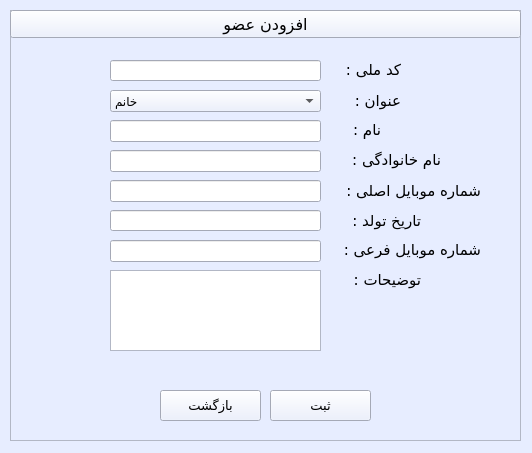
<?xml version="1.0" encoding="UTF-8"?>
<ui version="4.0">
 <class>add_customer</class>
 <widget class="QWidget" name="add_customer">
  <property name="geometry">
   <rect>
    <x>0</x>
    <y>0</y>
    <width>532</width>
    <height>453</height>
   </rect>
  </property>
  <property name="minimumSize">
   <size>
    <width>532</width>
    <height>453</height>
   </size>
  </property>
  <property name="maximumSize">
   <size>
    <width>532</width>
    <height>453</height>
   </size>
  </property>
  <property name="palette">
   <palette>
    <active>
     <colorrole role="WindowText">
      <brush brushstyle="SolidPattern">
       <color alpha="255">
        <red>0</red>
        <green>0</green>
        <blue>0</blue>
       </color>
      </brush>
     </colorrole>
     <colorrole role="Button">
      <brush brushstyle="SolidPattern">
       <color alpha="255">
        <red>231</red>
        <green>237</green>
        <blue>255</blue>
       </color>
      </brush>
     </colorrole>
     <colorrole role="Light">
      <brush brushstyle="SolidPattern">
       <color alpha="255">
        <red>255</red>
        <green>255</green>
        <blue>255</blue>
       </color>
      </brush>
     </colorrole>
     <colorrole role="Midlight">
      <brush brushstyle="SolidPattern">
       <color alpha="255">
        <red>243</red>
        <green>246</green>
        <blue>255</blue>
       </color>
      </brush>
     </colorrole>
     <colorrole role="Dark">
      <brush brushstyle="SolidPattern">
       <color alpha="255">
        <red>115</red>
        <green>118</green>
        <blue>127</blue>
       </color>
      </brush>
     </colorrole>
     <colorrole role="Mid">
      <brush brushstyle="SolidPattern">
       <color alpha="255">
        <red>154</red>
        <green>158</green>
        <blue>170</blue>
       </color>
      </brush>
     </colorrole>
     <colorrole role="Text">
      <brush brushstyle="SolidPattern">
       <color alpha="255">
        <red>0</red>
        <green>0</green>
        <blue>0</blue>
       </color>
      </brush>
     </colorrole>
     <colorrole role="BrightText">
      <brush brushstyle="SolidPattern">
       <color alpha="255">
        <red>255</red>
        <green>255</green>
        <blue>255</blue>
       </color>
      </brush>
     </colorrole>
     <colorrole role="ButtonText">
      <brush brushstyle="SolidPattern">
       <color alpha="255">
        <red>0</red>
        <green>0</green>
        <blue>0</blue>
       </color>
      </brush>
     </colorrole>
     <colorrole role="Base">
      <brush brushstyle="SolidPattern">
       <color alpha="255">
        <red>255</red>
        <green>255</green>
        <blue>255</blue>
       </color>
      </brush>
     </colorrole>
     <colorrole role="Window">
      <brush brushstyle="SolidPattern">
       <color alpha="255">
        <red>231</red>
        <green>237</green>
        <blue>255</blue>
       </color>
      </brush>
     </colorrole>
     <colorrole role="Shadow">
      <brush brushstyle="SolidPattern">
       <color alpha="255">
        <red>0</red>
        <green>0</green>
        <blue>0</blue>
       </color>
      </brush>
     </colorrole>
     <colorrole role="AlternateBase">
      <brush brushstyle="SolidPattern">
       <color alpha="255">
        <red>243</red>
        <green>246</green>
        <blue>255</blue>
       </color>
      </brush>
     </colorrole>
     <colorrole role="ToolTipBase">
      <brush brushstyle="SolidPattern">
       <color alpha="255">
        <red>255</red>
        <green>255</green>
        <blue>220</blue>
       </color>
      </brush>
     </colorrole>
     <colorrole role="ToolTipText">
      <brush brushstyle="SolidPattern">
       <color alpha="255">
        <red>0</red>
        <green>0</green>
        <blue>0</blue>
       </color>
      </brush>
     </colorrole>
    </active>
    <inactive>
     <colorrole role="WindowText">
      <brush brushstyle="SolidPattern">
       <color alpha="255">
        <red>0</red>
        <green>0</green>
        <blue>0</blue>
       </color>
      </brush>
     </colorrole>
     <colorrole role="Button">
      <brush brushstyle="SolidPattern">
       <color alpha="255">
        <red>231</red>
        <green>237</green>
        <blue>255</blue>
       </color>
      </brush>
     </colorrole>
     <colorrole role="Light">
      <brush brushstyle="SolidPattern">
       <color alpha="255">
        <red>255</red>
        <green>255</green>
        <blue>255</blue>
       </color>
      </brush>
     </colorrole>
     <colorrole role="Midlight">
      <brush brushstyle="SolidPattern">
       <color alpha="255">
        <red>243</red>
        <green>246</green>
        <blue>255</blue>
       </color>
      </brush>
     </colorrole>
     <colorrole role="Dark">
      <brush brushstyle="SolidPattern">
       <color alpha="255">
        <red>115</red>
        <green>118</green>
        <blue>127</blue>
       </color>
      </brush>
     </colorrole>
     <colorrole role="Mid">
      <brush brushstyle="SolidPattern">
       <color alpha="255">
        <red>154</red>
        <green>158</green>
        <blue>170</blue>
       </color>
      </brush>
     </colorrole>
     <colorrole role="Text">
      <brush brushstyle="SolidPattern">
       <color alpha="255">
        <red>0</red>
        <green>0</green>
        <blue>0</blue>
       </color>
      </brush>
     </colorrole>
     <colorrole role="BrightText">
      <brush brushstyle="SolidPattern">
       <color alpha="255">
        <red>255</red>
        <green>255</green>
        <blue>255</blue>
       </color>
      </brush>
     </colorrole>
     <colorrole role="ButtonText">
      <brush brushstyle="SolidPattern">
       <color alpha="255">
        <red>0</red>
        <green>0</green>
        <blue>0</blue>
       </color>
      </brush>
     </colorrole>
     <colorrole role="Base">
      <brush brushstyle="SolidPattern">
       <color alpha="255">
        <red>255</red>
        <green>255</green>
        <blue>255</blue>
       </color>
      </brush>
     </colorrole>
     <colorrole role="Window">
      <brush brushstyle="SolidPattern">
       <color alpha="255">
        <red>231</red>
        <green>237</green>
        <blue>255</blue>
       </color>
      </brush>
     </colorrole>
     <colorrole role="Shadow">
      <brush brushstyle="SolidPattern">
       <color alpha="255">
        <red>0</red>
        <green>0</green>
        <blue>0</blue>
       </color>
      </brush>
     </colorrole>
     <colorrole role="AlternateBase">
      <brush brushstyle="SolidPattern">
       <color alpha="255">
        <red>243</red>
        <green>246</green>
        <blue>255</blue>
       </color>
      </brush>
     </colorrole>
     <colorrole role="ToolTipBase">
      <brush brushstyle="SolidPattern">
       <color alpha="255">
        <red>255</red>
        <green>255</green>
        <blue>220</blue>
       </color>
      </brush>
     </colorrole>
     <colorrole role="ToolTipText">
      <brush brushstyle="SolidPattern">
       <color alpha="255">
        <red>0</red>
        <green>0</green>
        <blue>0</blue>
       </color>
      </brush>
     </colorrole>
    </inactive>
    <disabled>
     <colorrole role="WindowText">
      <brush brushstyle="SolidPattern">
       <color alpha="255">
        <red>115</red>
        <green>118</green>
        <blue>127</blue>
       </color>
      </brush>
     </colorrole>
     <colorrole role="Button">
      <brush brushstyle="SolidPattern">
       <color alpha="255">
        <red>231</red>
        <green>237</green>
        <blue>255</blue>
       </color>
      </brush>
     </colorrole>
     <colorrole role="Light">
      <brush brushstyle="SolidPattern">
       <color alpha="255">
        <red>255</red>
        <green>255</green>
        <blue>255</blue>
       </color>
      </brush>
     </colorrole>
     <colorrole role="Midlight">
      <brush brushstyle="SolidPattern">
       <color alpha="255">
        <red>243</red>
        <green>246</green>
        <blue>255</blue>
       </color>
      </brush>
     </colorrole>
     <colorrole role="Dark">
      <brush brushstyle="SolidPattern">
       <color alpha="255">
        <red>115</red>
        <green>118</green>
        <blue>127</blue>
       </color>
      </brush>
     </colorrole>
     <colorrole role="Mid">
      <brush brushstyle="SolidPattern">
       <color alpha="255">
        <red>154</red>
        <green>158</green>
        <blue>170</blue>
       </color>
      </brush>
     </colorrole>
     <colorrole role="Text">
      <brush brushstyle="SolidPattern">
       <color alpha="255">
        <red>115</red>
        <green>118</green>
        <blue>127</blue>
       </color>
      </brush>
     </colorrole>
     <colorrole role="BrightText">
      <brush brushstyle="SolidPattern">
       <color alpha="255">
        <red>255</red>
        <green>255</green>
        <blue>255</blue>
       </color>
      </brush>
     </colorrole>
     <colorrole role="ButtonText">
      <brush brushstyle="SolidPattern">
       <color alpha="255">
        <red>115</red>
        <green>118</green>
        <blue>127</blue>
       </color>
      </brush>
     </colorrole>
     <colorrole role="Base">
      <brush brushstyle="SolidPattern">
       <color alpha="255">
        <red>231</red>
        <green>237</green>
        <blue>255</blue>
       </color>
      </brush>
     </colorrole>
     <colorrole role="Window">
      <brush brushstyle="SolidPattern">
       <color alpha="255">
        <red>231</red>
        <green>237</green>
        <blue>255</blue>
       </color>
      </brush>
     </colorrole>
     <colorrole role="Shadow">
      <brush brushstyle="SolidPattern">
       <color alpha="255">
        <red>0</red>
        <green>0</green>
        <blue>0</blue>
       </color>
      </brush>
     </colorrole>
     <colorrole role="AlternateBase">
      <brush brushstyle="SolidPattern">
       <color alpha="255">
        <red>231</red>
        <green>237</green>
        <blue>255</blue>
       </color>
      </brush>
     </colorrole>
     <colorrole role="ToolTipBase">
      <brush brushstyle="SolidPattern">
       <color alpha="255">
        <red>255</red>
        <green>255</green>
        <blue>220</blue>
       </color>
      </brush>
     </colorrole>
     <colorrole role="ToolTipText">
      <brush brushstyle="SolidPattern">
       <color alpha="255">
        <red>0</red>
        <green>0</green>
        <blue>0</blue>
       </color>
      </brush>
     </colorrole>
    </disabled>
   </palette>
  </property>
  <property name="windowTitle">
   <string>افزودن عضو</string>
  </property>
  <widget class="QFrame" name="main_frame">
   <property name="geometry">
    <rect>
     <x>10</x>
     <y>10</y>
     <width>511</width>
     <height>431</height>
    </rect>
   </property>
   <property name="palette">
    <palette>
     <active>
      <colorrole role="WindowText">
       <brush brushstyle="SolidPattern">
        <color alpha="255">
         <red>0</red>
         <green>0</green>
         <blue>0</blue>
        </color>
       </brush>
      </colorrole>
      <colorrole role="Button">
       <brush brushstyle="SolidPattern">
        <color alpha="255">
         <red>231</red>
         <green>237</green>
         <blue>255</blue>
        </color>
       </brush>
      </colorrole>
      <colorrole role="Light">
       <brush brushstyle="SolidPattern">
        <color alpha="255">
         <red>255</red>
         <green>255</green>
         <blue>255</blue>
        </color>
       </brush>
      </colorrole>
      <colorrole role="Midlight">
       <brush brushstyle="SolidPattern">
        <color alpha="255">
         <red>243</red>
         <green>246</green>
         <blue>255</blue>
        </color>
       </brush>
      </colorrole>
      <colorrole role="Dark">
       <brush brushstyle="SolidPattern">
        <color alpha="255">
         <red>115</red>
         <green>118</green>
         <blue>127</blue>
        </color>
       </brush>
      </colorrole>
      <colorrole role="Mid">
       <brush brushstyle="SolidPattern">
        <color alpha="255">
         <red>154</red>
         <green>158</green>
         <blue>170</blue>
        </color>
       </brush>
      </colorrole>
      <colorrole role="Text">
       <brush brushstyle="SolidPattern">
        <color alpha="255">
         <red>0</red>
         <green>0</green>
         <blue>0</blue>
        </color>
       </brush>
      </colorrole>
      <colorrole role="BrightText">
       <brush brushstyle="SolidPattern">
        <color alpha="255">
         <red>255</red>
         <green>255</green>
         <blue>255</blue>
        </color>
       </brush>
      </colorrole>
      <colorrole role="ButtonText">
       <brush brushstyle="SolidPattern">
        <color alpha="255">
         <red>0</red>
         <green>0</green>
         <blue>0</blue>
        </color>
       </brush>
      </colorrole>
      <colorrole role="Base">
       <brush brushstyle="SolidPattern">
        <color alpha="255">
         <red>255</red>
         <green>255</green>
         <blue>255</blue>
        </color>
       </brush>
      </colorrole>
      <colorrole role="Window">
       <brush brushstyle="SolidPattern">
        <color alpha="255">
         <red>231</red>
         <green>237</green>
         <blue>255</blue>
        </color>
       </brush>
      </colorrole>
      <colorrole role="Shadow">
       <brush brushstyle="SolidPattern">
        <color alpha="255">
         <red>0</red>
         <green>0</green>
         <blue>0</blue>
        </color>
       </brush>
      </colorrole>
      <colorrole role="AlternateBase">
       <brush brushstyle="SolidPattern">
        <color alpha="255">
         <red>243</red>
         <green>246</green>
         <blue>255</blue>
        </color>
       </brush>
      </colorrole>
      <colorrole role="ToolTipBase">
       <brush brushstyle="SolidPattern">
        <color alpha="255">
         <red>255</red>
         <green>255</green>
         <blue>220</blue>
        </color>
       </brush>
      </colorrole>
      <colorrole role="ToolTipText">
       <brush brushstyle="SolidPattern">
        <color alpha="255">
         <red>0</red>
         <green>0</green>
         <blue>0</blue>
        </color>
       </brush>
      </colorrole>
     </active>
     <inactive>
      <colorrole role="WindowText">
       <brush brushstyle="SolidPattern">
        <color alpha="255">
         <red>0</red>
         <green>0</green>
         <blue>0</blue>
        </color>
       </brush>
      </colorrole>
      <colorrole role="Button">
       <brush brushstyle="SolidPattern">
        <color alpha="255">
         <red>231</red>
         <green>237</green>
         <blue>255</blue>
        </color>
       </brush>
      </colorrole>
      <colorrole role="Light">
       <brush brushstyle="SolidPattern">
        <color alpha="255">
         <red>255</red>
         <green>255</green>
         <blue>255</blue>
        </color>
       </brush>
      </colorrole>
      <colorrole role="Midlight">
       <brush brushstyle="SolidPattern">
        <color alpha="255">
         <red>243</red>
         <green>246</green>
         <blue>255</blue>
        </color>
       </brush>
      </colorrole>
      <colorrole role="Dark">
       <brush brushstyle="SolidPattern">
        <color alpha="255">
         <red>115</red>
         <green>118</green>
         <blue>127</blue>
        </color>
       </brush>
      </colorrole>
      <colorrole role="Mid">
       <brush brushstyle="SolidPattern">
        <color alpha="255">
         <red>154</red>
         <green>158</green>
         <blue>170</blue>
        </color>
       </brush>
      </colorrole>
      <colorrole role="Text">
       <brush brushstyle="SolidPattern">
        <color alpha="255">
         <red>0</red>
         <green>0</green>
         <blue>0</blue>
        </color>
       </brush>
      </colorrole>
      <colorrole role="BrightText">
       <brush brushstyle="SolidPattern">
        <color alpha="255">
         <red>255</red>
         <green>255</green>
         <blue>255</blue>
        </color>
       </brush>
      </colorrole>
      <colorrole role="ButtonText">
       <brush brushstyle="SolidPattern">
        <color alpha="255">
         <red>0</red>
         <green>0</green>
         <blue>0</blue>
        </color>
       </brush>
      </colorrole>
      <colorrole role="Base">
       <brush brushstyle="SolidPattern">
        <color alpha="255">
         <red>255</red>
         <green>255</green>
         <blue>255</blue>
        </color>
       </brush>
      </colorrole>
      <colorrole role="Window">
       <brush brushstyle="SolidPattern">
        <color alpha="255">
         <red>231</red>
         <green>237</green>
         <blue>255</blue>
        </color>
       </brush>
      </colorrole>
      <colorrole role="Shadow">
       <brush brushstyle="SolidPattern">
        <color alpha="255">
         <red>0</red>
         <green>0</green>
         <blue>0</blue>
        </color>
       </brush>
      </colorrole>
      <colorrole role="AlternateBase">
       <brush brushstyle="SolidPattern">
        <color alpha="255">
         <red>243</red>
         <green>246</green>
         <blue>255</blue>
        </color>
       </brush>
      </colorrole>
      <colorrole role="ToolTipBase">
       <brush brushstyle="SolidPattern">
        <color alpha="255">
         <red>255</red>
         <green>255</green>
         <blue>220</blue>
        </color>
       </brush>
      </colorrole>
      <colorrole role="ToolTipText">
       <brush brushstyle="SolidPattern">
        <color alpha="255">
         <red>0</red>
         <green>0</green>
         <blue>0</blue>
        </color>
       </brush>
      </colorrole>
     </inactive>
     <disabled>
      <colorrole role="WindowText">
       <brush brushstyle="SolidPattern">
        <color alpha="255">
         <red>115</red>
         <green>118</green>
         <blue>127</blue>
        </color>
       </brush>
      </colorrole>
      <colorrole role="Button">
       <brush brushstyle="SolidPattern">
        <color alpha="255">
         <red>231</red>
         <green>237</green>
         <blue>255</blue>
        </color>
       </brush>
      </colorrole>
      <colorrole role="Light">
       <brush brushstyle="SolidPattern">
        <color alpha="255">
         <red>255</red>
         <green>255</green>
         <blue>255</blue>
        </color>
       </brush>
      </colorrole>
      <colorrole role="Midlight">
       <brush brushstyle="SolidPattern">
        <color alpha="255">
         <red>243</red>
         <green>246</green>
         <blue>255</blue>
        </color>
       </brush>
      </colorrole>
      <colorrole role="Dark">
       <brush brushstyle="SolidPattern">
        <color alpha="255">
         <red>115</red>
         <green>118</green>
         <blue>127</blue>
        </color>
       </brush>
      </colorrole>
      <colorrole role="Mid">
       <brush brushstyle="SolidPattern">
        <color alpha="255">
         <red>154</red>
         <green>158</green>
         <blue>170</blue>
        </color>
       </brush>
      </colorrole>
      <colorrole role="Text">
       <brush brushstyle="SolidPattern">
        <color alpha="255">
         <red>115</red>
         <green>118</green>
         <blue>127</blue>
        </color>
       </brush>
      </colorrole>
      <colorrole role="BrightText">
       <brush brushstyle="SolidPattern">
        <color alpha="255">
         <red>255</red>
         <green>255</green>
         <blue>255</blue>
        </color>
       </brush>
      </colorrole>
      <colorrole role="ButtonText">
       <brush brushstyle="SolidPattern">
        <color alpha="255">
         <red>115</red>
         <green>118</green>
         <blue>127</blue>
        </color>
       </brush>
      </colorrole>
      <colorrole role="Base">
       <brush brushstyle="SolidPattern">
        <color alpha="255">
         <red>231</red>
         <green>237</green>
         <blue>255</blue>
        </color>
       </brush>
      </colorrole>
      <colorrole role="Window">
       <brush brushstyle="SolidPattern">
        <color alpha="255">
         <red>231</red>
         <green>237</green>
         <blue>255</blue>
        </color>
       </brush>
      </colorrole>
      <colorrole role="Shadow">
       <brush brushstyle="SolidPattern">
        <color alpha="255">
         <red>0</red>
         <green>0</green>
         <blue>0</blue>
        </color>
       </brush>
      </colorrole>
      <colorrole role="AlternateBase">
       <brush brushstyle="SolidPattern">
        <color alpha="255">
         <red>231</red>
         <green>237</green>
         <blue>255</blue>
        </color>
       </brush>
      </colorrole>
      <colorrole role="ToolTipBase">
       <brush brushstyle="SolidPattern">
        <color alpha="255">
         <red>255</red>
         <green>255</green>
         <blue>220</blue>
        </color>
       </brush>
      </colorrole>
      <colorrole role="ToolTipText">
       <brush brushstyle="SolidPattern">
        <color alpha="255">
         <red>0</red>
         <green>0</green>
         <blue>0</blue>
        </color>
       </brush>
      </colorrole>
     </disabled>
    </palette>
   </property>
   <property name="frameShape">
    <enum>QFrame::StyledPanel</enum>
   </property>
   <property name="frameShadow">
    <enum>QFrame::Sunken</enum>
   </property>
   <widget class="QPushButton" name="addmember_btn">
    <property name="geometry">
     <rect>
      <x>0</x>
      <y>0</y>
      <width>511</width>
      <height>28</height>
     </rect>
    </property>
    <property name="font">
     <font>
      <family>2  Yekan</family>
      <pointsize>12</pointsize>
     </font>
    </property>
    <property name="text">
     <string>افزودن عضو</string>
    </property>
   </widget>
   <widget class="QLabel" name="mellicode_lbl">
    <property name="geometry">
     <rect>
      <x>330</x>
      <y>50</y>
      <width>61</width>
      <height>20</height>
     </rect>
    </property>
    <property name="font">
     <font>
      <family>2  Yekan</family>
      <pointsize>11</pointsize>
     </font>
    </property>
    <property name="text">
     <string>کد ملی :</string>
    </property>
   </widget>
   <widget class="QLineEdit" name="mellicode_entry">
    <property name="geometry">
     <rect>
      <x>100</x>
      <y>50</y>
      <width>211</width>
      <height>21</height>
     </rect>
    </property>
    <property name="text">
     <string/>
    </property>
   </widget>
   <widget class="QLabel" name="prename_lbl">
    <property name="geometry">
     <rect>
      <x>330</x>
      <y>80</y>
      <width>61</width>
      <height>21</height>
     </rect>
    </property>
    <property name="font">
     <font>
      <family>2  Yekan</family>
      <pointsize>11</pointsize>
     </font>
    </property>
    <property name="text">
     <string>عنوان :</string>
    </property>
   </widget>
   <widget class="QComboBox" name="prename_comboBox">
    <property name="geometry">
     <rect>
      <x>100</x>
      <y>80</y>
      <width>211</width>
      <height>22</height>
     </rect>
    </property>
    <item>
     <property name="text">
      <string>خانم</string>
     </property>
    </item>
    <item>
     <property name="text">
      <string>آقا</string>
     </property>
    </item>
   </widget>
   <widget class="QLabel" name="family_lbl">
    <property name="geometry">
     <rect>
      <x>340</x>
      <y>140</y>
      <width>91</width>
      <height>20</height>
     </rect>
    </property>
    <property name="font">
     <font>
      <family>2  Yekan</family>
      <pointsize>11</pointsize>
     </font>
    </property>
    <property name="text">
     <string>نام خانوادگی :</string>
    </property>
   </widget>
   <widget class="QLabel" name="mobile1_lbl">
    <property name="geometry">
     <rect>
      <x>330</x>
      <y>170</y>
      <width>141</width>
      <height>21</height>
     </rect>
    </property>
    <property name="font">
     <font>
      <family>2  Yekan</family>
      <pointsize>11</pointsize>
     </font>
    </property>
    <property name="text">
     <string>شماره موبایل اصلی :</string>
    </property>
   </widget>
   <widget class="QLabel" name="datebirth_lbl">
    <property name="geometry">
     <rect>
      <x>330</x>
      <y>190</y>
      <width>81</width>
      <height>41</height>
     </rect>
    </property>
    <property name="font">
     <font>
      <family>2  Yekan</family>
      <pointsize>11</pointsize>
     </font>
    </property>
    <property name="text">
     <string>تاریخ تولد :</string>
    </property>
   </widget>
   <widget class="QLineEdit" name="datebirth_entry">
    <property name="geometry">
     <rect>
      <x>100</x>
      <y>200</y>
      <width>211</width>
      <height>21</height>
     </rect>
    </property>
    <property name="text">
     <string/>
    </property>
   </widget>
   <widget class="QLabel" name="userexplane_lbl">
    <property name="geometry">
     <rect>
      <x>330</x>
      <y>260</y>
      <width>81</width>
      <height>20</height>
     </rect>
    </property>
    <property name="font">
     <font>
      <family>2  Yekan</family>
      <pointsize>11</pointsize>
     </font>
    </property>
    <property name="text">
     <string>توضیحات :</string>
    </property>
   </widget>
   <widget class="QLabel" name="mobile2_lbl">
    <property name="geometry">
     <rect>
      <x>330</x>
      <y>230</y>
      <width>141</width>
      <height>20</height>
     </rect>
    </property>
    <property name="font">
     <font>
      <family>2  Yekan</family>
      <pointsize>11</pointsize>
     </font>
    </property>
    <property name="text">
     <string>شماره موبایل فرعی :</string>
    </property>
   </widget>
   <widget class="QLineEdit" name="mobile1_entry">
    <property name="geometry">
     <rect>
      <x>100</x>
      <y>170</y>
      <width>211</width>
      <height>22</height>
     </rect>
    </property>
    <property name="text">
     <string/>
    </property>
   </widget>
   <widget class="QPushButton" name="save_btn">
    <property name="geometry">
     <rect>
      <x>260</x>
      <y>380</y>
      <width>101</width>
      <height>31</height>
     </rect>
    </property>
    <property name="font">
     <font>
      <family>2  Yekan</family>
      <pointsize>10</pointsize>
     </font>
    </property>
    <property name="text">
     <string>ثبت</string>
    </property>
   </widget>
   <widget class="QLineEdit" name="name_entry">
    <property name="geometry">
     <rect>
      <x>100</x>
      <y>110</y>
      <width>211</width>
      <height>22</height>
     </rect>
    </property>
    <property name="text">
     <string/>
    </property>
   </widget>
   <widget class="QLabel" name="name_lbl">
    <property name="geometry">
     <rect>
      <x>330</x>
      <y>110</y>
      <width>41</width>
      <height>20</height>
     </rect>
    </property>
    <property name="font">
     <font>
      <family>2  Yekan</family>
      <pointsize>11</pointsize>
     </font>
    </property>
    <property name="text">
     <string>نام :</string>
    </property>
   </widget>
   <widget class="QLineEdit" name="family_entry">
    <property name="geometry">
     <rect>
      <x>100</x>
      <y>140</y>
      <width>211</width>
      <height>22</height>
     </rect>
    </property>
    <property name="text">
     <string/>
    </property>
   </widget>
   <widget class="QTextEdit" name="userexplain_textEdit">
    <property name="geometry">
     <rect>
      <x>100</x>
      <y>260</y>
      <width>211</width>
      <height>81</height>
     </rect>
    </property>
    <property name="html">
     <string>&lt;!DOCTYPE HTML PUBLIC &quot;-//W3C//DTD HTML 4.0//EN&quot; &quot;http://www.w3.org/TR/REC-html40/strict.dtd&quot;&gt;
&lt;html&gt;&lt;head&gt;&lt;meta name=&quot;qrichtext&quot; content=&quot;1&quot; /&gt;&lt;style type=&quot;text/css&quot;&gt;
p, li { white-space: pre-wrap; }
&lt;/style&gt;&lt;/head&gt;&lt;body style=&quot; font-family:'MS Shell Dlg 2'; font-size:7.8pt; font-weight:400; font-style:normal;&quot;&gt;
&lt;p style=&quot;-qt-paragraph-type:empty; margin-top:0px; margin-bottom:0px; margin-left:0px; margin-right:0px; -qt-block-indent:0; text-indent:0px;&quot;&gt;&lt;br /&gt;&lt;/p&gt;&lt;/body&gt;&lt;/html&gt;</string>
    </property>
   </widget>
   <widget class="QLineEdit" name="mobile2_entry">
    <property name="geometry">
     <rect>
      <x>100</x>
      <y>230</y>
      <width>211</width>
      <height>22</height>
     </rect>
    </property>
   </widget>
   <widget class="QPushButton" name="return_btn">
    <property name="geometry">
     <rect>
      <x>150</x>
      <y>380</y>
      <width>101</width>
      <height>31</height>
     </rect>
    </property>
    <property name="font">
     <font>
      <family>B Yekan</family>
      <pointsize>10</pointsize>
     </font>
    </property>
    <property name="text">
     <string>بازگشت</string>
    </property>
    <property name="default">
     <bool>false</bool>
    </property>
   </widget>
  </widget>
 </widget>
 <resources/>
 <connections/>
</ui>
